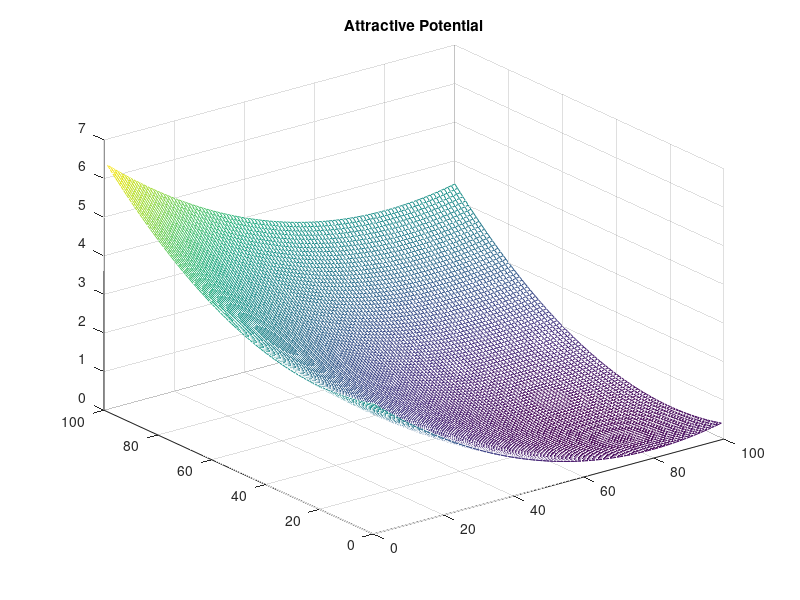

The MATLAB script that drew this image:
clear;
close all;
clc;

% Workspace Dimension
xlim = 100;           % X Limit
ylim = 100;           % Y Limit
[x,y] = meshgrid (1:ylim, 1:xlim);

% Parameters
q_goal = [80 20];         % Goal = [80,20];
u_att = zeros(100,100);   % Attractive Potential Field

% u_att: Attractive Potential Function

% for i = 1:100
%    for j = 1:100
%        u_att(i,j) = U_att([i,j], q_goal);
%    end
% end

Xi = 0.001;
u_att = 1/2 * Xi * ((x - q_goal(1)).^2 + (y - q_goal(2)).^2);

figure;
m = mesh (u_att);
title ('Attractive Potential');

% Use this when calculating u_att with function. 
% figure;
% m = mesh (u_att.');
% title ('Attractive Potential');

%% Function

% Attractive Function [From Lecture Notes]
function [u_att] = U_att(q, q_goal)
    Xi = 0.001;
    u_att = 1/2*Xi*((q(1) - q_goal(1))^2 + (q(2) - q_goal(2))^2);
end
